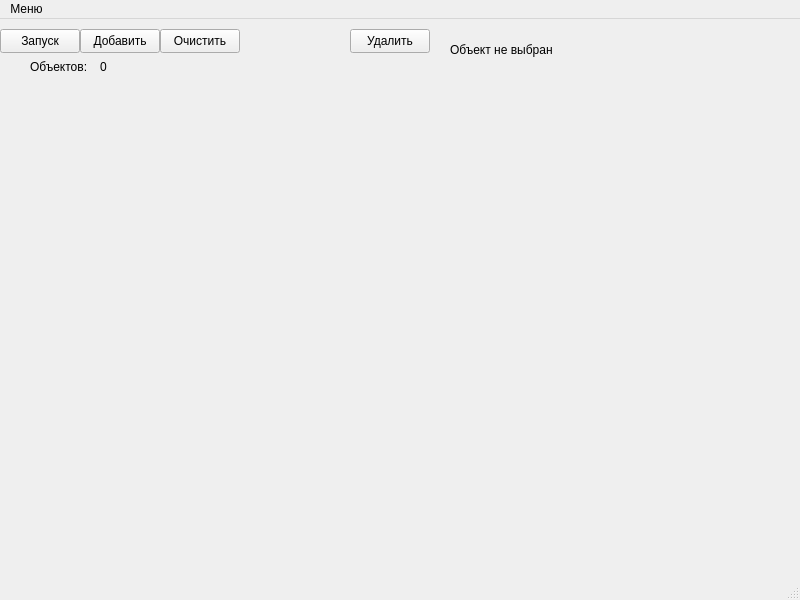
<?xml version="1.0" encoding="UTF-8"?>
<ui version="4.0">
 <class>MainWindow</class>
 <widget class="QMainWindow" name="MainWindow">
  <property name="geometry">
   <rect>
    <x>0</x>
    <y>0</y>
    <width>800</width>
    <height>600</height>
   </rect>
  </property>
  <property name="windowTitle">
   <string>MainWindow</string>
  </property>
  <widget class="QWidget" name="centralwidget">
   <widget class="QPushButton" name="button_pause_simulation">
    <property name="geometry">
     <rect>
      <x>0</x>
      <y>10</y>
      <width>80</width>
      <height>24</height>
     </rect>
    </property>
    <property name="text">
     <string>Запуск</string>
    </property>
   </widget>
   <widget class="QPushButton" name="button_create_random_object">
    <property name="geometry">
     <rect>
      <x>80</x>
      <y>10</y>
      <width>80</width>
      <height>24</height>
     </rect>
    </property>
    <property name="text">
     <string>Добавить</string>
    </property>
   </widget>
   <widget class="QPushButton" name="button_clear_object_all">
    <property name="geometry">
     <rect>
      <x>160</x>
      <y>10</y>
      <width>80</width>
      <height>24</height>
     </rect>
    </property>
    <property name="text">
     <string>Очистить</string>
    </property>
   </widget>
   <widget class="QPushButton" name="button_delete_object">
    <property name="geometry">
     <rect>
      <x>350</x>
      <y>10</y>
      <width>80</width>
      <height>24</height>
     </rect>
    </property>
    <property name="text">
     <string>Удалить</string>
    </property>
   </widget>
   <widget class="QLabel" name="label_object_name_all">
    <property name="geometry">
     <rect>
      <x>30</x>
      <y>40</y>
      <width>61</width>
      <height>16</height>
     </rect>
    </property>
    <property name="text">
     <string>Объектов: </string>
    </property>
   </widget>
   <widget class="QLabel" name="label_count_object_all">
    <property name="geometry">
     <rect>
      <x>100</x>
      <y>40</y>
      <width>49</width>
      <height>16</height>
     </rect>
    </property>
    <property name="text">
     <string>0</string>
    </property>
   </widget>
   <widget class="QLabel" name="label_info_object">
    <property name="geometry">
     <rect>
      <x>450</x>
      <y>10</y>
      <width>231</width>
      <height>41</height>
     </rect>
    </property>
    <property name="text">
     <string>Объект не выбран</string>
    </property>
   </widget>
  </widget>
  <widget class="QMenuBar" name="menubar">
   <property name="geometry">
    <rect>
     <x>0</x>
     <y>0</y>
     <width>800</width>
     <height>21</height>
    </rect>
   </property>
   <widget class="QMenu" name="menu">
    <property name="title">
     <string>Меню</string>
    </property>
    <addaction name="exit_program"/>
   </widget>
   <addaction name="menu"/>
  </widget>
  <widget class="QStatusBar" name="statusbar"/>
  <action name="exit_program">
   <property name="text">
    <string>Выход</string>
   </property>
  </action>
 </widget>
 <resources/>
 <connections/>
</ui>
